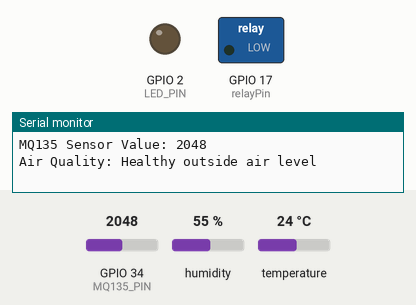
Recording of a sketch running on a simulated ESP32. On the bench: switched loads named in the sketch (green lamp = pin HIGH), output pins drawn as LEDs (lit = HIGH), the last lines printed to the serial monitor. The test bench sets the inputs (shaded band); at power-on: temperature 24 °C, GPIO 34 (MQ135_PIN) = 2048, humidity 55 %. WiFi joins after 1.5 s; servers stay silent unless stated.

Above: at 3.2 s.
3.3 s: temperature set to 30 °C
5.6 s: temperature set to 33 °C
At 7.3 s:
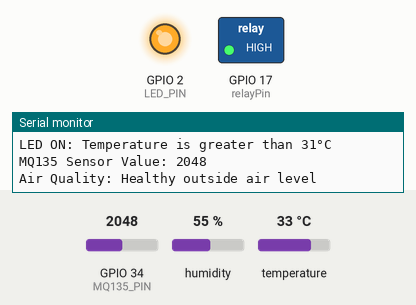
8.0 s: GPIO 34 (MQ135_PIN) set to 2361
9.5 s: GPIO 34 (MQ135_PIN) set to 2461
11.3 s: temperature set to 12 °C
At 13.3 s:
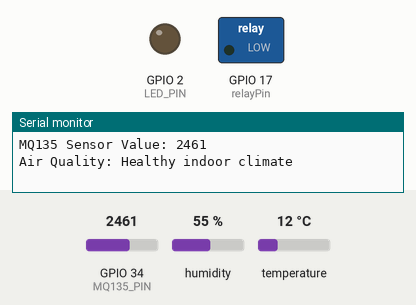
14.3 s: temperature set to 41 °C
At 16.1 s:
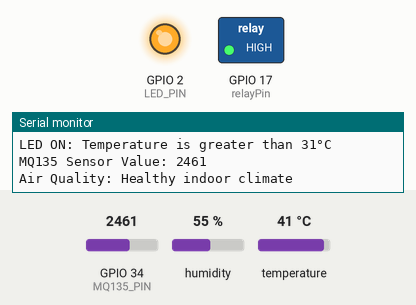
Timing chart, 0 to 17.4 s (numbered marks = the images above; inputs shaded):
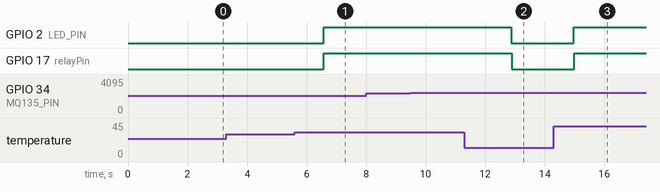

Measured:
- the behaviour switches between 31 and 32 °C on temperature (found by bisection; images 0 and 1)
- after the input at 5.6 s, GPIO 2 (LED_PIN), GPIO 17 (relayPin): LOW → HIGH after 0.98 s
- after the input at 11.3 s, GPIO 2 (LED_PIN), GPIO 17 (relayPin): HIGH → LOW after 1.6 s
- after the input at 14.3 s, GPIO 2 (LED_PIN), GPIO 17 (relayPin): LOW → HIGH after 0.68 s

The sketch:

TempratureSensorAirQuality.ino
```cpp
// #define BLYNK_TEMPLATE_ID "TMPL3uUbOTJHl"
// #define BLYNK_TEMPLATE_NAME "Temperature and Air Quality Sensor"
// #define BLYNK_AUTH_TOKEN "oc9HihaPKr_GxcBh7LogQ4PQlaAUhAxi"
#define BLYNK_TEMPLATE_ID "BLYNK_TEMPLATE_ID"
#define BLYNK_TEMPLATE_NAME "BLYNK_TEMPLATE_NAME"
#define BLYNK_AUTH_TOKEN "BLYNK_AUTH_TOKEN"

#define BLYNK_PRINT Serial
#include <WiFi.h>
#include <BlynkSimpleEsp32.h>
#include <DHT.h>

// Define your WiFi credentials
char auth[] = BLYNK_AUTH_TOKEN;
char ssid[] = "YOUR_SSID";  // WiFi name
char pass[] = "YOUR_SSID_PASSWORD"; // WiFi password
int relayPin = 17;
BlynkTimer timer;

#define DHTPIN 27          // Pin connected to the DHT sensor
#define DHTTYPE DHT11      // DHT sensor type (DHT11)
DHT dht(DHTPIN, DHTTYPE);

#define LED_PIN 2          // GPIO pin for the LED (Built-in LED on GPIO 2 for ESP32)
#define MQ135_PIN 34       // Pin connected to MQ135 sensor

// Threshold temperature for turning the LED on
float tempThreshold = 31.0;

int air_quality_value = 0;
int baseline_value = 0;

void sendSensor()
{
  float h = dht.readHumidity();
  float t = dht.readTemperature(); // or dht.readTemperature(true) for Fahrenheit

  if (isnan(h) || isnan(t)) {
    Serial.println("Failed to read from DHT sensor!");
    return;
  }

  // Send temperature and humidity to Blynk virtual pins
  Blynk.virtualWrite(V0, t);  // Temperature to virtual pin V0
  Blynk.virtualWrite(V1, h);  // Humidity to virtual pin V1

  // Print the data to the Serial Monitor
  Serial.print("Temperature : ");
  Serial.print(t);
  Serial.print(" °C    Humidity : ");
  Serial.print(h);
  Serial.println(" %");

  // LED control based on temperature threshold
  if (t > tempThreshold) {
    digitalWrite(LED_PIN, HIGH);  // Turn LED ON
    Serial.println("LED ON: Temperature is greater than 31°C");
    digitalWrite(relayPin, HIGH);
  } else {
    digitalWrite(LED_PIN, LOW);   // Turn LED OFF
    Serial.println("LED OFF: Temperature is less than or equal to 31°C");
    digitalWrite(relayPin, LOW);
  }

  // Air Quality Sensor Reading
  air_quality_value = analogRead(MQ135_PIN);

  Serial.print("MQ135 Sensor Value: ");
  Serial.println(air_quality_value);

  // Determine the air quality message based on the calibrated baseline value
  String air_quality_status;
  if (air_quality_value <= baseline_value + 350) {
    air_quality_status = "Healthy outside air level";
  } else if (air_quality_value <= baseline_value + 600) {
    air_quality_status = "Healthy indoor climate";
  } else if (air_quality_value <= baseline_value + 800) {
    air_quality_status = "Acceptable level";
  } else if (air_quality_value <= baseline_value + 1000) {
    air_quality_status = "Ventilation required";
  } else if (air_quality_value <= baseline_value + 1200) {
    air_quality_status = "Ventilation necessary";
  } else if (air_quality_value <= baseline_value + 2000) {
    air_quality_status = "Negative health effects";
  } else {
    air_quality_status = "Hazardous prolonged exposure";
  }

  // Send air quality status to Blynk
  Blynk.virtualWrite(V2, air_quality_value);  // Air quality status to virtual pin V2

  Serial.print("Air Quality: ");
  Serial.println(air_quality_status);
}

void setup()
{
  // Start serial communication for debugging
  Serial.begin(115200);
  pinMode(relayPin, OUTPUT); // Set the relay pin as an output
  digitalWrite(relayPin, LOW); // Keep relay OFF initially (LED OFF)
  // Connect to Blynk and WiFi
  Blynk.begin(auth, ssid, pass);

  // Initialize the DHT sensor
  dht.begin();

  // Initialize LED pin
  pinMode(LED_PIN, OUTPUT);
  digitalWrite(LED_PIN, LOW);  // Ensure the LED is off initially

  // Initialize MQ135 sensor
  pinMode(MQ135_PIN, INPUT);

  // Take some initial readings in clean air for calibration
  Serial.println("Calibrating... Please ensure clean air.");
  delay(251);
  baseline_value = analogRead(MQ135_PIN);  // Read baseline value in clean air
  Serial.print("Baseline value: ");
  Serial.println(baseline_value);

  // Set the timer to read and send data every 2 seconds (2000 milliseconds)
  timer.setInterval(300L, sendSensor);  // Adjusted interval to 3 seconds for smoother operation
}

void loop()
{
  Blynk.run();   // Run Blynk
  timer.run();   // Run the timer
}
```
